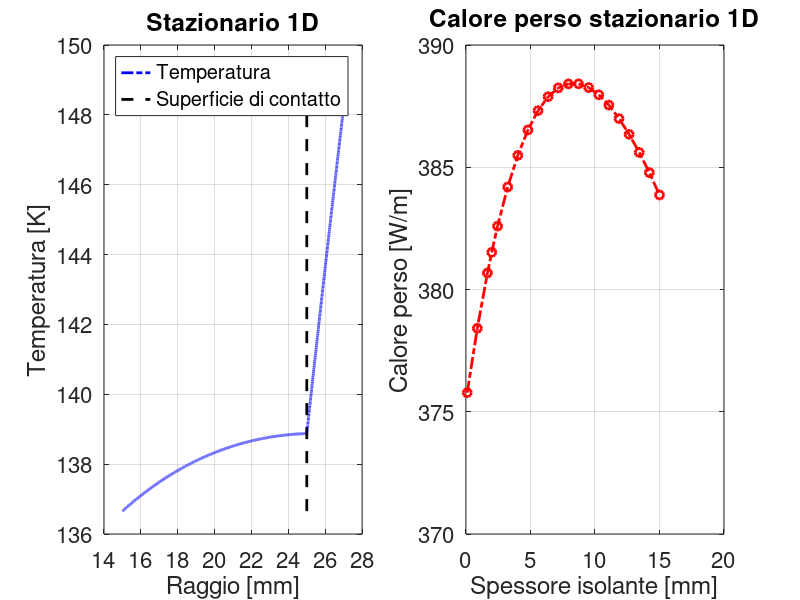

This figure's MATLAB source:
clc; clear; close all;
%% costo computazionale
tiref = 2e-3;
tiv = sort([linspace(.1e-3,15e-3,20) tiref]);
qqlost = zeros(size(tiv));
for nnti = 1:length(tiv)
    %% dati
    % dominio
    % Tint | 0 - Cu - contatto - is - end | Text
    % geometrici
    DDint = 30e-3;
    DDcont = 50e-3;
    DDext = 2*tiv(nnti)+DDcont;
    LL = 1; % come se non ci fosse, mi aiuta solo il ragionamento

    surfcu = pi*(DDcont^2-DDint^2)/4;
    surfis = pi*(DDext^2-DDcont^2)/4;
    surftot = pi*(DDext^2-DDint^2)/4;
    volcu = surfcu*LL;

    % fisici
    kcu = 150;
    roelcu = 2e-8;
    II = 20e3;
    Tint = 77;
    hhint = 1200;
    kis = .5;
    Text = 25+273.15;
    hhext = 15;

    RR = roelcu/surfcu*LL;
    qqq = RR*II^2/volcu;

    cpcu = 350;
    rocu = 8900;
    cpis = 1800;
    rois = 2500;
    
    %% griglia spaziale
    dr = 1e-6;
    rr = [(DDint/2:dr:DDcont/2)';(DDcont/2+dr:dr:DDext/2)'];
    nncont = length(DDint/2:dr:DDcont/2);
    nn = length(rr);

    kk = kcu*(rr <= rr(nncont)) + kis*(rr > rr(nncont));

    %% creo il sistema
    diag_s = .5+rr/dr;
    diag_p = -2*rr/dr;
    diag_i = -.5+rr/dr;
    AA = spdiags([[diag_i(2:end);0] diag_p [0;diag_s(1:end-1)]],-1:1, nn,nn);
    bb = qqq/-kcu*dr*rr.*(rr<=rr(nncont));

    % --- condizioni al contorno ---
    AA(1,2) = -1;
    AA(1,1) = 1+hhint/kk(1)*dr;
    bb(1) = hhint/kk(1)*dr*Tint;

    AA(nncont,nncont-1) = -1;
    AA(nncont,nncont) = 1+kis/kcu;
    AA(nncont,nncont+1) = -kis/kcu;
    bb(nncont) = 0;

    AA(end,end-1) = 1;
    AA(end,end) = -1-hhext/kk(end)*dr;
    bb(end) = -hhext*Text/kk(end)*dr;

    %% risolvo il sistema
    TT = AA\bb;
    
    if tiv(nnti) == tiref % soluzione più precisa
        TTref = TT;
        rrref = rr;
        nncontref = nncont;
    end
    
    qqlost(nnti) = hhext*(Text-TT(end))*pi*DDext;
end

%% post prodution
% andamento temperatura
figure
subplot(1,2,1)
plot(rrref*1e3,TTref,'b-.','linewidth',2)
hold on
plot([rrref(nncontref) rrref(nncontref)]*1e3,[min(TTref) max(TTref)],'k--','linewidth',2)
legend('Temperatura','Superficie di contatto','location','northwest')
grid on
box on
xlabel('Raggio [mm]')
ylabel('Temperatura [K]')
title('Stazionario 1D')
set(gca,'fontsize',16)

subplot(1,2,2)
plot(tiv*1e3,qqlost,'r-.o','linewidth',2)
grid on
box on
xlabel('Spessore isolante [mm]')
ylabel('Calore perso [W/m]')
title('Calore perso stazionario 1D')
set(gca,'fontsize',16)
